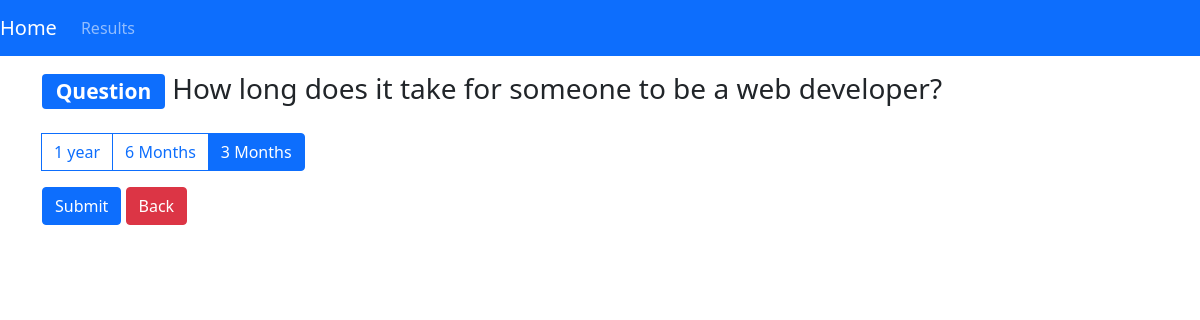
Screenshot of /3/ with the database file from the repository.
### djangolab/models.py (models this page shows, shortened)
class Question(models.Model):
    question_text = models.CharField(max_length=255)
    pub_date = models.DateTimeField(auto_now=True)

class Options(models.Model):
    question = models.ForeignKey(Question, on_delete = models.CASCADE)
    choice_text = models.CharField(max_length=100)
    votes = models.IntegerField(default=0)

### djangolab/views.py (the view, shortened to what this page needs)
# urls.py: path('<int:question_id>/', getData),
def getData(request, **kwargs):
    if request.method == "GET":
        question_id = kwargs["question_id"]
        question = Question.objects.get(pk=question_id)
        opt = question.options_set.all()
        return render(request, 'djangolab/options.html', {"data": opt, "question": question})

### djangolab/templates/djangolab/options.html (shortened to what this page needs)
{% extends "djangolab/base.html" %}
{% block content %}
    <div class="container mt-3">
        <h3><span class="badge bg-primary">Question</span> {{ question.question_text }}</h3>
        {% if data %}
            <form method="POST">
                <div class="btn-group mt-3" role="group" aria-label="Basic radio toggle button group">
                    {% for option in data %}
                        <label class="btn btn-outline-primary" for="c{{ option.id }}">{{ option.choice_text }}</label>
                    {% endfor %}
                </div>
                <div class="mt-3">
                    <button type="submit" class="save btn btn-primary">Submit</button>
                    <a href="/" class="btn btn-danger">Back</a>
                </div>
            </form>
        {% else %}
            <p>Sorry No Options Found</p>
            <a href="/" class="btn btn-danger">Back</a>
        {% endif %}
    </div>
{% endblock content %}

### rows the page displays
Question: question_text "How long does it take for someone to be a web developer?"
Options: choice_text "1 year"
Options: choice_text "6 Months"
Options: choice_text "3 Months"
